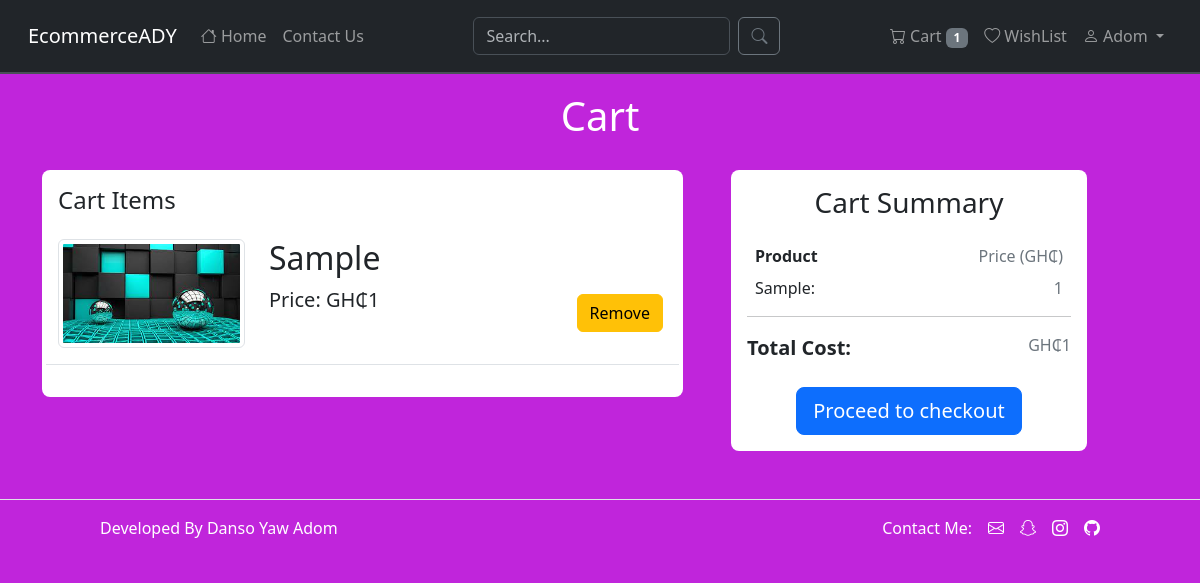
/cart (signed in), run on an earlier commit of the app's database.
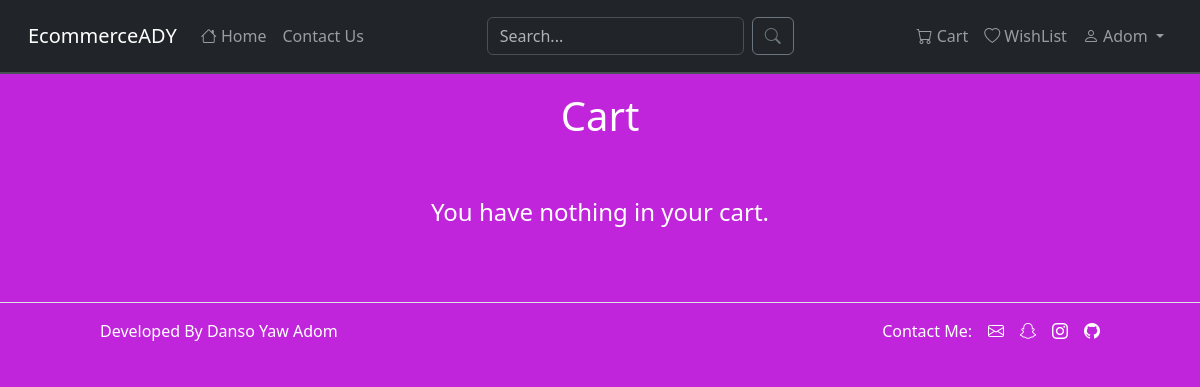
And on a later commit of the database.
### ecommerce/models.py (models this page shows)
class Product(db.Model):
	id = db.Column(db.Integer, primary_key=True)
	name = db.Column(db.String(100), nullable=False)
	description = db.Column(db.String(50), nullable=False)
	price = db.Column(db.Integer, nullable=False)
	food_and_Grocery = db.Column(db.Boolean, nullable=False)
	mobilePhones_and_Tablets = db.Column(db.Boolean, nullable=False)
	electronics = db.Column(db.Boolean, nullable=False)
	sports = db.Column(db.Boolean, nullable=False)
	home_Furniture_and_Appliances = db.Column(db.Boolean, nullable=False)
	fashion = db.Column(db.Boolean, nullable=False)
	health_and_Beauty = db.Column(db.Boolean, nullable=False)
	toys = db.Column(db.Boolean, nullable=False)
	timestamp = db.Column(db.DateTime, default=datetime.utcnow, nullable=False)
	image_name = db.Column(db.String(), nullable=False)

### ecommerce/views.py (the view)
@views.route('/cart')
@login_required
def cart():
    items = db.session.execute(db.select(Cart).filter_by(user_id=current_user.id)).scalars()
    product_ids = [item.product_id for item in items]
    cart_products = db.session.execute(db.select(Product).filter(Product.id.in_(product_ids)).order_by(Product.timestamp.desc())).scalars()
    cart_products_list = list(cart_products)
    no_of_items_in_cart = len(cart_products_list)
    total_price = 0
    if cart_products_list:
	    for i in cart_products_list:
	    	total_price += int(i.price)
    return render_template('views/cart.html', products=cart_products_list, total_price=total_price)

### ecommerce/__init__.py (called while the page is built)
def create_app():
	app = Flask(__name__)
	app.config.from_object('config.DevelopmentConfig')
	from .admin import MyAdminIndexView
	db.init_app(app)
	login_manager.init_app(app)
	login_manager.login_view = "auth.login"
	login_manager.login_message = "Please login in to continue"
	login_manager.session_protection = "strong"
	admin_panel.init_app(app, index_view=MyAdminIndexView())
	from .views import views
	from .auth import auth
	from .errors import errors
	app.register_blueprint(views, url_prefix='/')
	app.register_blueprint(errors, url_prefix='/')
	app.register_blueprint(auth, url_prefix='/auth')
	from .models import Product, User, Cart, WishList, Orders
	with app.app_context():
	    db.create_all()
	@login_manager.user_loader
	def load_user(user_id):
	    return User.query.get(user_id)
	return app

### ecommerce/views.py (called while the page is built)
@views.app_context_processor
def base():
    cart_no = 0
    if current_user.is_authenticated:
	    cart_items = db.session.execute(db.select(Cart).filter(Cart.user_id == current_user.id)).scalars()
	    cart_no = len(list(cart_items))
    return dict(cart_no=cart_no)

### ecommerce/templates/views/cart.html (shortened to what this page needs)
{% extends 'views/base.html' %}
{% block content %}
<div class="container">
    <div class="container-fluid text-center">
        <span class="fs-1" style="color: white;">Cart</span>
    </div>
    {% if products %}
    <div class="row py-4 gap-4">
        <div class="col-lg-7">
            <div class="bg-white p-3 rounded-3">
                <h4 class="mb-4 text-start">Cart Items</h4>
                {% for product in products %}
                <div class="cart-item border-bottom mb-3 pb-3 row">
                    <div class="col-3 col-md-4">
                        <img src="{{ url_for('static', filename='images/'+ product.image_name) }}" class="cart-img img-thumbnail">
                    </div>
                    <div class="col-8 col-md-8 position-relative text-start">
                        <h2>{{ product.name }}</h2>
                        <span class="fs-5">Price: GH₵{{ product.price }}</span>
                        <div class="position-absolute end-0 bottom-0 p-3">
                            <a href="{{ url_for('views.remove_from_cart', product_id=product.id) }}" class="btn btn-warning mt-3">Remove</a>
                        </div>
                    </div>
                </div>
                {% endfor %}
            </div>
        </div>
        <div class="col-lg-4">
            <div class="bg-white p-3 rounded-3">
                <h3 class="mb-4">Cart Summary</h3>
                <div class="m-2">
                    <div class="d-flex justify-content-between mb-2">
                        <span class="fw-bold">Product</span>
                        <span class="text-secondary">Price (GH₵)</span>
                    </div>
                    {% for product in products %}
                    <div class="d-flex justify-content-between mb-2">
                        <span class="fw-medium">{{ product.name }}:</span>
                        <span class="text-secondary">{{ product.price }}</span>
                    </div>
                    {% endfor %}
                </div>
                <hr>
                <div class="d-flex justify-content-between mt-3">
                    <span class="fs-5 fw-bold">Total Cost:</span>
                    <span class="text-secondary">GH₵{{ total_price }}</span>
                </div>
                <div class="mt-4">
                    <a href="{{ url_for('views.checkout') }}" class="btn btn-primary btn-lg btn-block">Proceed to checkout</a>
                </div>
            </div>
        </div>
    </div>
    {% else %}
    <div class="row">
        <div class="col">
            <div class="text-center py-5">
                <span class="fs-4" style="color: white;">You have nothing in your cart.</span>
            </div>
        </div>
    </div>
    {% endif %}
</div>
{% endblock content %}

### ecommerce/templates/views/_navbar.html (shortened to what this page needs)
<div class="navbar navbar-expand-md navbar-dark bg-dark fixed-top p-3 border-bottom border-2">
  <div class="container-fluid">
    <a class="navbar-brand" href="{{ url_for('views.home') }}">EcommerceADY</a>
    <div class="collapse navbar-collapse" id="navbarSupportedContent">
      <ul class="navbar-nav me-auto mb-2 mb-lg-0">
        <li class="nav-item">
          <a class="nav-link" href="{{ url_for('views.home') }}">
            <i class="bi bi-house"></i> Home
          </a>
        </li>
        <li class="nav-item">
          <a class="nav-link" href="#">
            Contact Us
          </a>
        </li>
      </ul>
      <form class="d-flex">
        <input class="form-control me-2" type="search" name="search" placeholder="Search..." aria-label="Search">
        <button class="btn btn-outline-secondary" type="submit">
          <i class="bi bi-search"></i>
        </button>
      </form>
      <ul class="navbar-nav ms-auto mb-2 mb-lg-0">
        {% if current_user.is_authenticated %}
        <li class="nav-item">
          <a class="nav-link" href="{{ url_for('views.cart') }}">
            <i class="bi bi-cart"></i> Cart
            {% if cart_no > 0 %}
            <span class="badge bg-secondary">{{ cart_no }}</span>
            {% endif %}
          </a>
        </li>
        <li class="nav-item">
          <a class="nav-link" href="{{ url_for('views.wishlist') }}">
            <i class="bi bi-heart"></i> WishList
          </a>
        </li>
        <li class="nav-item dropdown">
          <a class="nav-link dropdown-toggle" href="#" id="navbarDropdown" role="button" data-bs-toggle="dropdown" aria-expanded="false">
            <i class="bi bi-person"></i> {{current_user.first_name}}
          </a>
        </li>
        {% endif %}
      </ul>
    </div>
  </div>
</div>

What changed in the data, as far as the page shows it:
no longer on this page (row edited): Product: image_name (picture), name "Sample", price "1"
Also different on the page:
{{ cart_no }}: "1" → (not shown)
{{ total_price }}: "1" → (not shown)
text no longer shown: "Cart Items Cart Summary Product Price (GH₵) Total Cost: GH₵ Proceed to checkout"
text now shown: "You have nothing in your cart."
